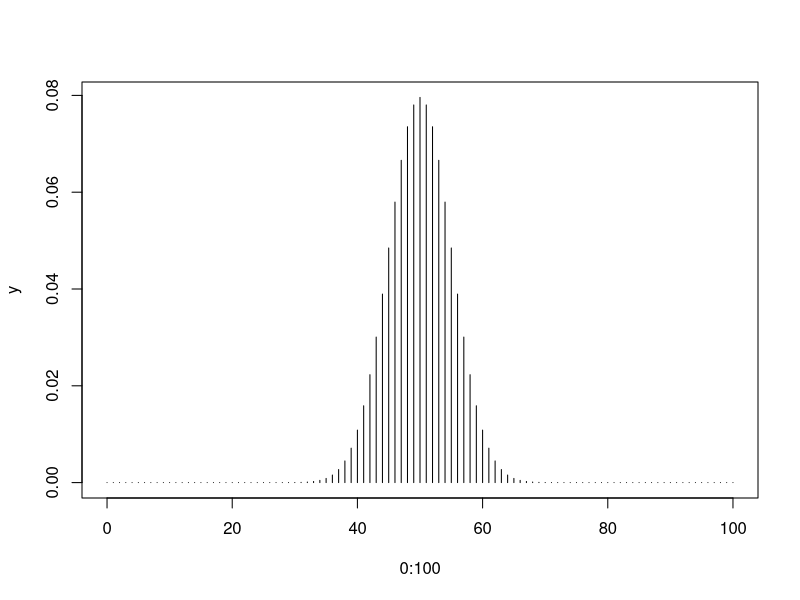
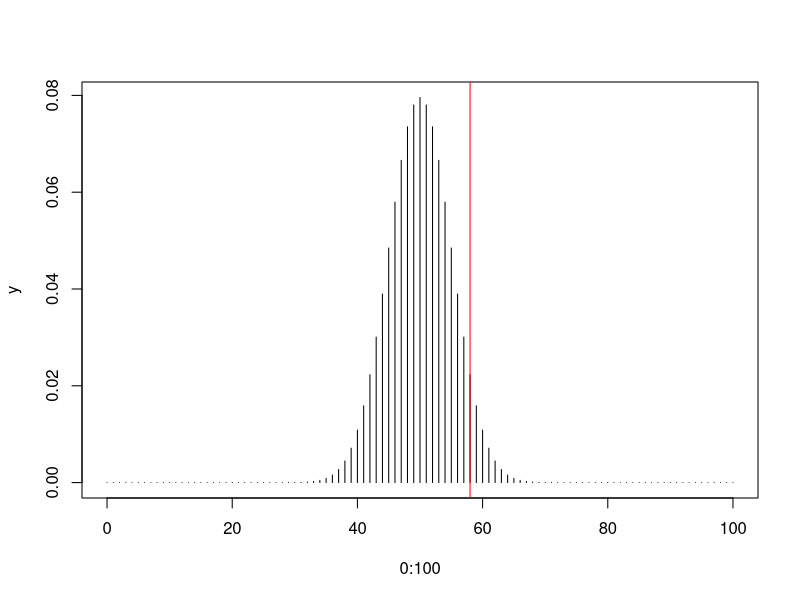

R code for these plots, in order:
## ---- chunk 1
y = dbinom(0:100, prob = 0.5, size = 100)
y
## ---- chunk 2
plot(0:100, y, type = 'h')
## ---- chunk 3
alpha = 0.05

x = 0 : 100  # define x seq

critical_val = x[ min(which(1 - pbinom(x, prob = 0.5, size = 100) < 0.05)) ]
critical_val
## ---- chunk 4
plot(0:100, y, type = 'h')
abline(v=critical_val, col='red')
